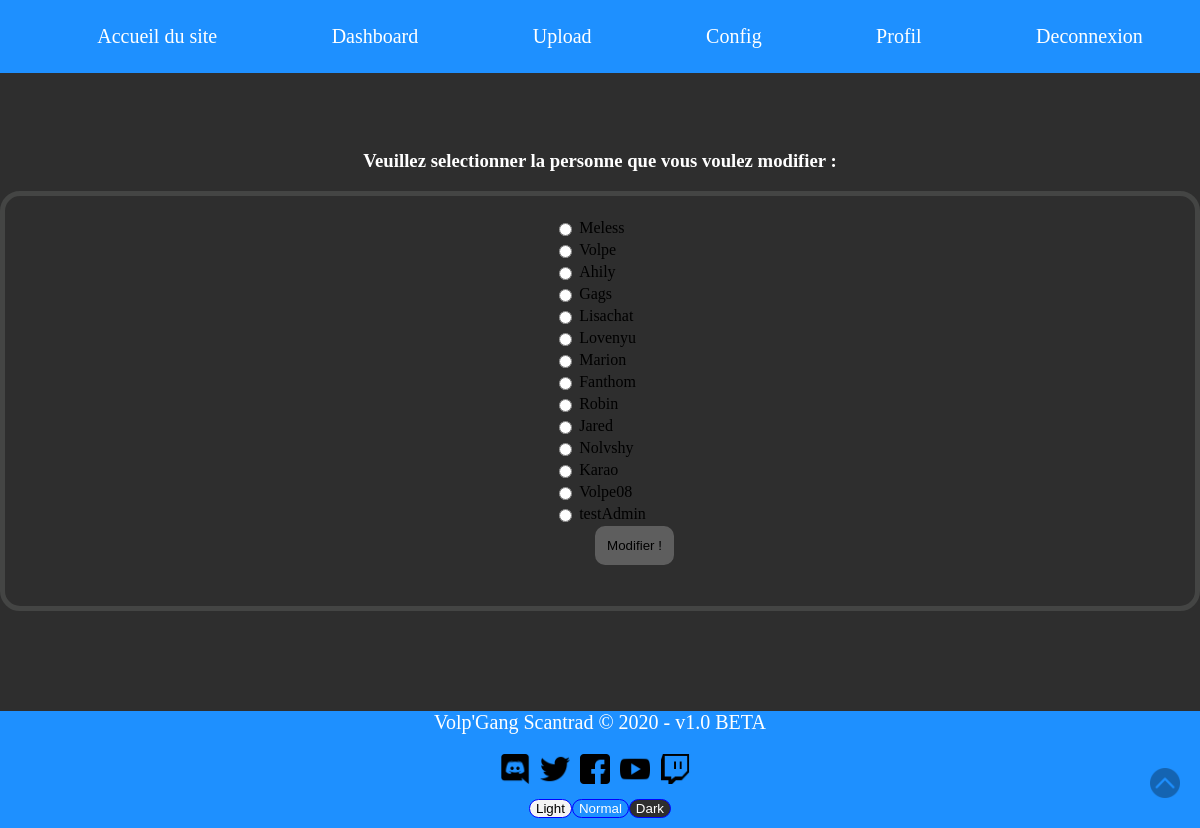
The page /admin/select_team.php (signed in) on the database its author committed.
### tables this page shows
CREATE TABLE `team` (
  `id` int NOT NULL,
  `pseudo` text NOT NULL,
  `role` text NOT NULL,
  `grade` text NOT NULL,
  `Admin` tinyint(1) NOT NULL
);

### admin/select_team.php (the view, shortened to what this page needs)
<?php
require 'nav_admin.php';
include("../bdd/connection_bdd.php");
$team = $bdd->query('SELECT * FROM team');
?>
<html class="" id="toggle_page">
<head>
    <link rel="stylesheet" type="text/css" href="../css/style.css">
    <link rel="stylesheet" type="text/css" href="../css/admin/upload.css">
</head>
<body>
<div align="center">
    <h3>Veuillez selectionner la personne que vous voulez modifier :</h3>
</div>
<div class="choices form">
    <form method="POST" data-cy="update-member-team-form">
        <table>
            <?php while ($donnees = $team->fetch()): ?>
                <tr>
                    <td>
                        <input type="radio" name="selectusername" id="selectusername" value="<?= $donnees['pseudo'] ?>" data-cy="update-member-team-radio">
                    </td>
                    <td>
                        <label for="selectusername" data-cy="update-member-team-username"><?= $donnees['pseudo'] ?></label>
                    </td>
                </tr>
            <?php endwhile; ?>
        </table>
        <input class="input-select formchoice" type="submit" formmethod="post" name="formmodif" value="Modifier !" data-cy="update-member-team-submit" >
    </form>
</div>
<?php require '../complements/footer.php'; ?>
</body>
</html>

### css/complements.css (style rules this page uses)
* { -moz-box-sizing: border-box; box-sizing: border-box; }
body { min-height: 100%; margin: 0; padding: 0; }

### css/style.css (style rules this page uses)
html { font-family: "Comic Sans MS", serif; margin-top: 150px; }
body { background-color: var(--body_bg_color); color: var(--text_color); }

### css/admin/upload.css (style rules this page uses)
html { margin-top: 150px; }
input.input-select { border: 2px solid #5E5E5E; border-radius: 10px; background: #5E5E5E; padding: 10px; outline: none; margin: 0 10px 0 10px; text-align: center; }
.form { display: flex; justify-content: center; border: 5px solid #444544; border-radius: 20px; padding: 20px; }
input.formchoice { margin-bottom: 5px; display: flex; margin-left: 45%; }
input { outline: none; }

### rows shown on the page
team: pseudo "Meless"
team: pseudo "Volpe"
team: pseudo "Ahily"
team: pseudo "Gags"
team: pseudo "Lisachat"
team: pseudo "Lovenyu"
team: pseudo "Marion"
team: pseudo "Fanthom"
team: pseudo "Robin"
team: pseudo "Jared"
team: pseudo "Nolvshy"
team: pseudo "Karao"
team: pseudo "Volpe08"
team: pseudo "testAdmin"
